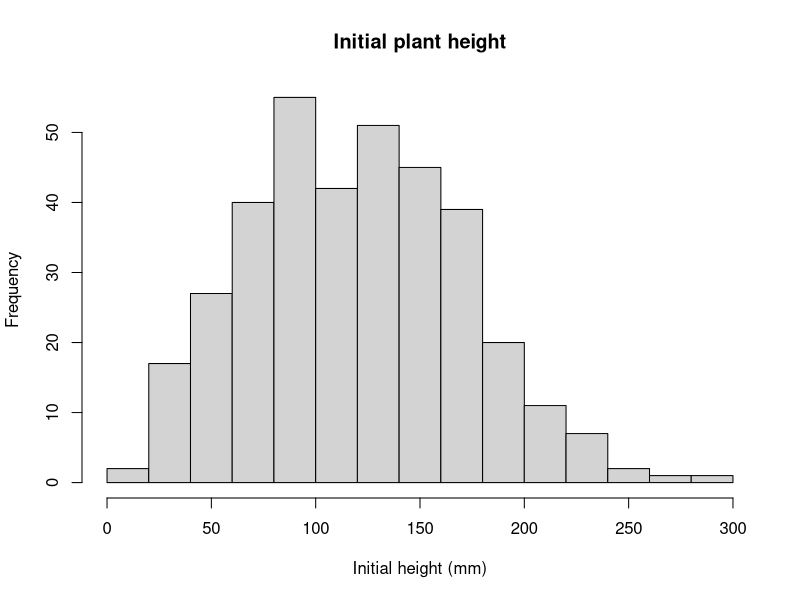
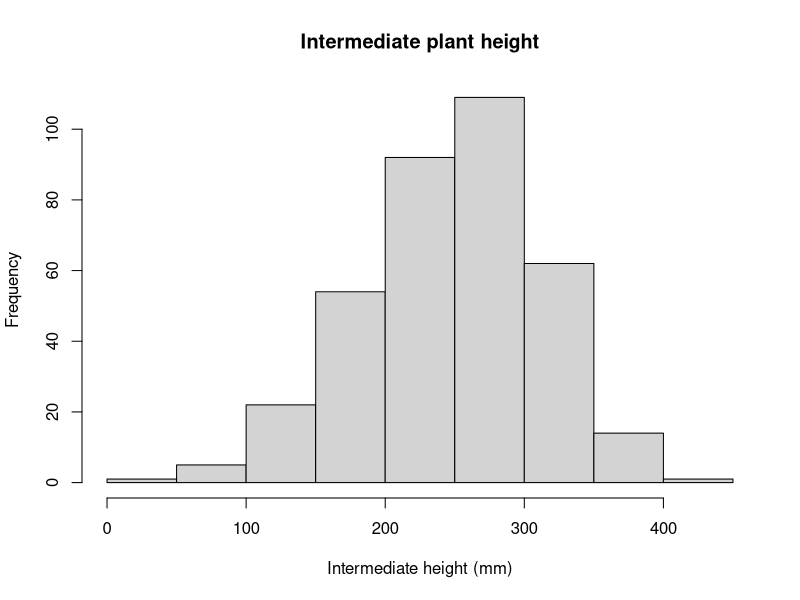
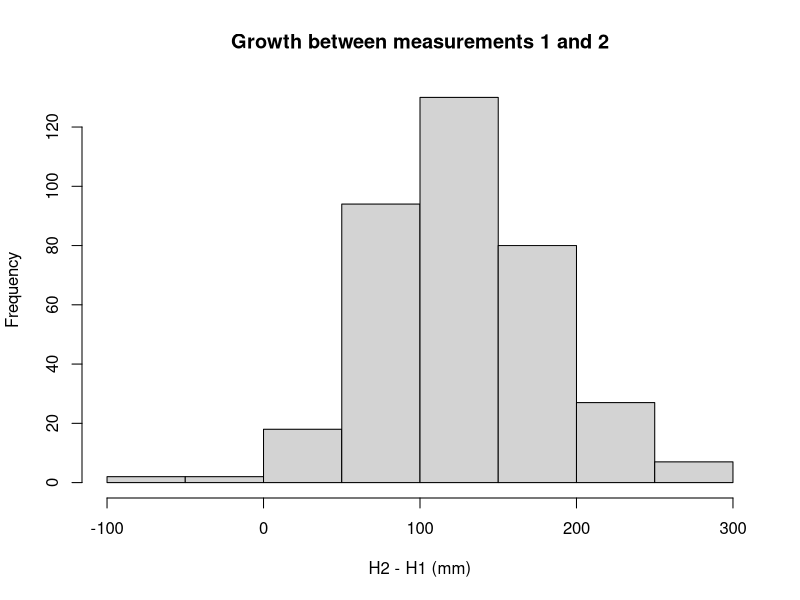
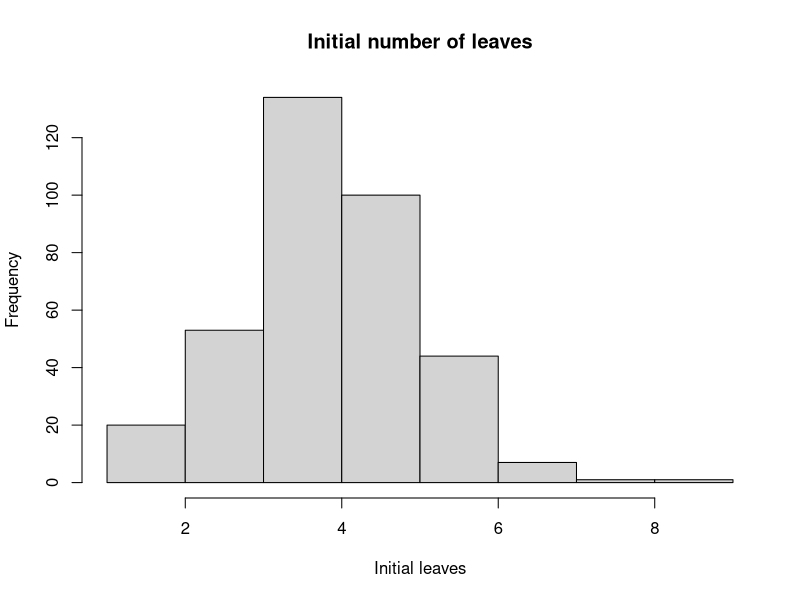
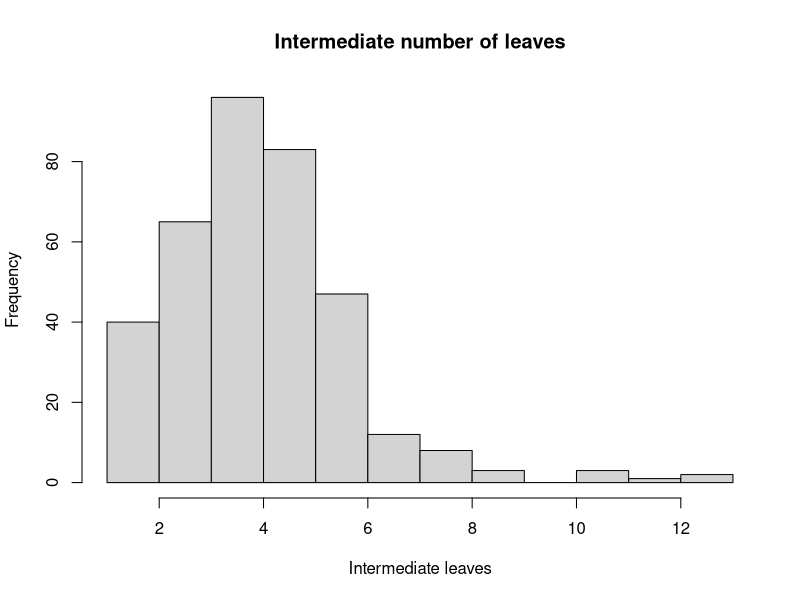
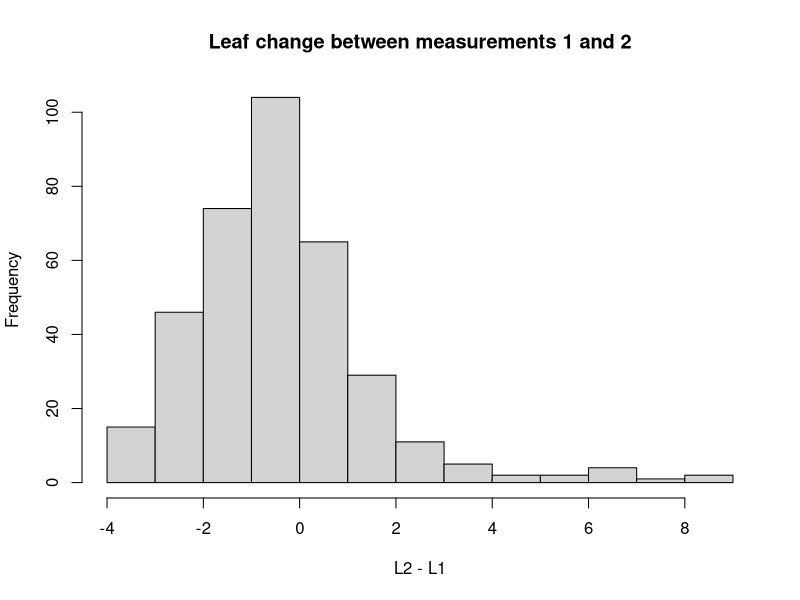
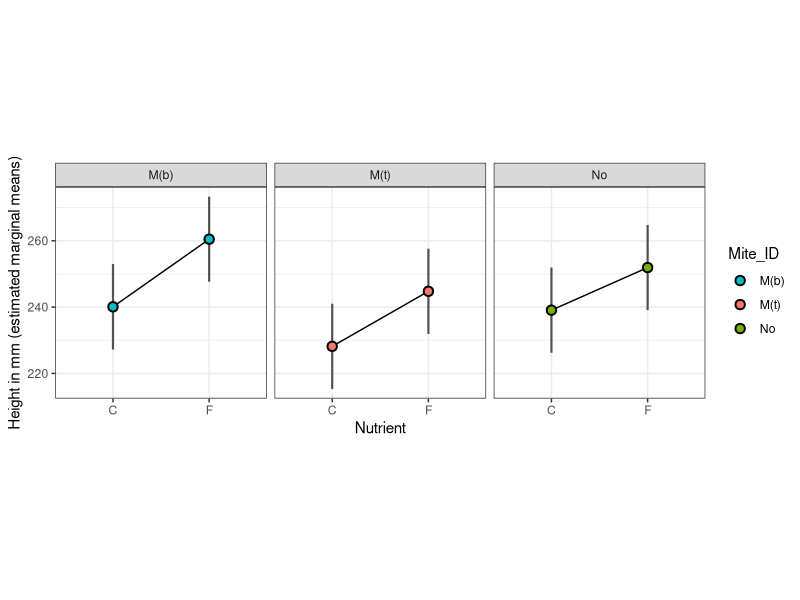
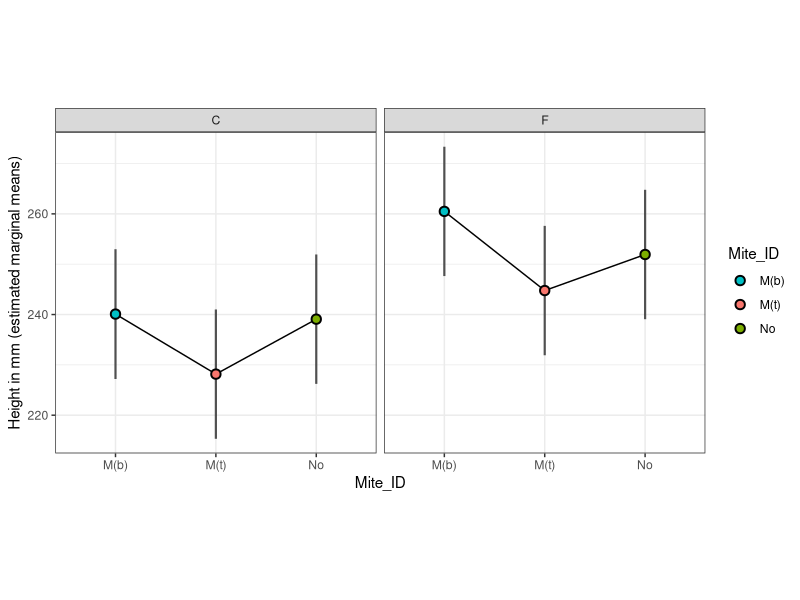

These charts were generated, in order, by the following R code:
## ---- chunk 1
knitr::opts_chunk$set(echo = TRUE, warning = FALSE, message = FALSE)
## ---- chunk 2
library(tidyverse)
library(lme4)
library(car)
library(emmeans)
## ---- chunk 3
data <- read.csv("data/data2.csv", sep = ";", na.strings = "NA") %>%
  mutate(Mite_ID = factor(Mite_ID),
         # growth between measurements
         H1_H2 = P_height_2 - P_height,
         H2_H3 = P_height_3 - P_height_2,
         L1_L2 = P_leaves_2 - P_leaves,
         L2_L3 = P_leaves_3 - P_leaves_2,
         P1_P2 = P_pistil_VIZ_2 - P_pistil_VIZ,
         P2_P3 = P_pistil_VIZ_3 - P_pistil_VIZ_2)
## ---- chunk 4
# Measurements from one time point (n = 1, 2 or 3)
timepoint <- function(n, week) {
  sfx <- if (n == 1) "" else paste0("_", n)
  data.frame(
    ID = data$ID, Block = data$Block, Pot = data$Pot, Plant = data$Plant,
    Nutrient = data$Nutrient, Mite_ID = data$Mite_ID, Replica = data$Replica,
    Ecosystem = data$Ecosystem,
    Date   = data[[paste0("Date_", n)]],
    Leaves = data[[paste0("P_leaves", sfx)]],
    Height = data[[paste0("P_height", sfx)]],
    Pistil = data[[paste0("P_pistil_VIZ", sfx)]],
    Mites  = data[[paste0("Mite_N", sfx)]],
    Week   = week
  )
}

d1 <- timepoint(1, "W4")
d2 <- timepoint(2, "W6")
d3 <- timepoint(3, "W7")

# All time points (used for descriptive plots)
dt <- bind_rows(d1, d2, d3) %>% mutate(Week = factor(Week))

# Weeks 6 and 7, with week-4 values as the initial (baseline) measurement
dt2 <- bind_rows(d2, d3)
baseline <- d1 %>% select(ID, InLeaves = Leaves, InHeight = Height)
dt3 <- inner_join(dt2, baseline, by = "ID")

# Only plants that received mites
dt_mites <- dt3 %>% filter(Mite_ID != "No")

# Total mites per pot, for plants with mites
count_block <- data %>%
  filter(Mite_ID != "No") %>%
  group_by(Block, Mite_ID, Nutrient, Ecosystem, Pot) %>%
  summarise(Mite_total2 = sum(Mite_N_2),
            Mite_total3 = sum(Mite_N_3),
            .groups = "drop")
## ---- chunk 5
# Histogram + Shapiro-Wilk test
check_normality <- function(x, title, xlab) {
  hist(x, main = title, xlab = xlab)
  shapiro.test(x)
}

# Estimated marginal means with 95% CI, one panel per level of `panel`
mite_colours <- c("#00BFC4", "#F8766D", "#7CAE00", "#C77CFF", "#FFC300")

plot_emmeans <- function(means, x, panel, ylab, dodge = -0.2) {
  ggplot(means, aes(x = .data[[x]], y = emmean, group = .data[[panel]])) +
    facet_wrap(reformulate(panel), ncol = 4) +
    geom_errorbar(aes(ymin = lower.CL, ymax = upper.CL), colour = "black",
                  width = 0, linewidth = 0.75, alpha = 0.66,
                  position = position_dodge(dodge)) +
    geom_line() +
    geom_point(aes(fill = Mite_ID), shape = 21, size = 2.5, stroke = 1,
               position = position_dodge(dodge)) +
    ylab(ylab) +
    scale_fill_manual(values = mite_colours) +
    theme_bw() + theme(aspect.ratio = 1)
}
## ---- chunk 6
check_normality(data$P_height,   "Initial plant height",      "Initial height (mm)")
check_normality(data$P_height_2, "Intermediate plant height", "Intermediate height (mm)")
check_normality(data$H1_H2,      "Growth between measurements 1 and 2", "H2 - H1 (mm)")
## ---- chunk 7
check_normality(data$P_leaves,   "Initial number of leaves",      "Initial leaves")
check_normality(data$P_leaves_2, "Intermediate number of leaves", "Intermediate leaves")
check_normality(data$L1_L2,      "Leaf change between measurements 1 and 2", "L2 - L1")
## ---- chunk 8
model1 <- lmer(Height ~ InHeight + Nutrient * Mite_ID + (1 | Week/Ecosystem), data = dt3)
Anova(model1, type = "III", test.statistic = "F")
summary(model1)

means_height <- as.data.frame(emmeans(model1, specs = pairwise ~ Nutrient * Mite_ID)$emmeans)
means_height

# 1. Effect in each group
by_group <- as.data.frame(pairs(emmeans(model1, ~ Nutrient | Mite_ID)))
by_group$effect <- -by_group$estimate
by_group[, c("Mite_ID", "effect", "p.value")]

# 2. Average effect by hand: the mean of the group effects
mean(by_group$effect)

# 3. The same average with emmeans, which also gives the P value
pairs(emmeans(model1, ~ Nutrient))
## ---- chunk 9
plot_emmeans(means_height, x = "Nutrient", panel = "Mite_ID",
             ylab = "Height in mm (estimated marginal means)")
plot_emmeans(means_height, x = "Mite_ID", panel = "Nutrient",
             ylab = "Height in mm (estimated marginal means)")
## ---- chunk 10
model2 <- lmer(Leaves ~ InLeaves + Nutrient * Mite_ID + (1 | Week/Ecosystem), data = dt3)
Anova(model2, type = "III", test.statistic = "F")
summary(model2)

means_leaves <- as.data.frame(emmeans(model2, specs = pairwise ~ Nutrient * Mite_ID)$emmeans)
means_leaves

# Fertiliser effect within each mite group (the interaction is significant)
pairs(emmeans(model2, ~ Nutrient | Mite_ID))
## ---- chunk 11
plot_emmeans(means_leaves, x = "Nutrient", panel = "Mite_ID",
             ylab = "Total leaves (estimated marginal means)")
plot_emmeans(means_leaves, x = "Mite_ID", panel = "Nutrient",
             ylab = "Total leaves (estimated marginal means)")
## ---- chunk 12
model3 <- lmer(Pistil ~ Nutrient * Mite_ID + (1 | Week/Ecosystem), data = dt3,
               control = lmerControl(optimizer = "bobyqa"))
Anova(model3, type = "III", test.statistic = "F")
summary(model3)

means_pistil <- as.data.frame(emmeans(model3, specs = pairwise ~ Nutrient * Mite_ID)$emmeans)
means_pistil

# 1. Effect in each group
by_group <- as.data.frame(pairs(emmeans(model3, ~ Nutrient | Mite_ID)))
by_group$effect <- -by_group$estimate
by_group[, c("Mite_ID", "effect", "p.value")]

# 2. Average effect by hand: the mean of the group effects
mean(by_group$effect)

# 3. The same average with emmeans, which also gives the P value
pairs(emmeans(model3, ~ Nutrient))
## ---- chunk 13
plot_emmeans(means_pistil, x = "Nutrient", panel = "Mite_ID",
             ylab = "Total pistils (estimated marginal means)")
plot_emmeans(means_pistil, x = "Mite_ID", panel = "Nutrient",
             ylab = "Total pistils (estimated marginal means)")
## ---- chunk 14
model4 <- lmer(Mites ~ Nutrient * Mite_ID + (1 | Week/Ecosystem), data = dt_mites)
Anova(model4, type = "III", test.statistic = "F")
summary(model4)

means_mites <- as.data.frame(emmeans(model4, specs = pairwise ~ Nutrient * Mite_ID)$emmeans)
means_mites

# 1. Effect in each group
by_group <- as.data.frame(pairs(emmeans(model4, ~ Mite_ID | Nutrient)))
by_group$effect <- by_group$estimate
by_group[, c("Nutrient", "effect", "p.value")]

# 2. Average effect by hand: the mean of the group effects
mean(by_group$effect)

# 3. The same average with emmeans, which also gives the P value
pairs(emmeans(model4, ~ Mite_ID))

# Fertiliser averaged over mite origin
pairs(emmeans(model4, ~ Nutrient))
## ---- chunk 15
plot_emmeans(means_mites, x = "Nutrient", panel = "Mite_ID",
             ylab = "Number of mites (estimated marginal means)")
plot_emmeans(means_mites, x = "Mite_ID", panel = "Nutrient",
             ylab = "Number of mites (estimated marginal means)")
## ---- chunk 16
boxplot_by_week <- function(df, y, fill = NULL) {
  mapping <- if (is.null(fill)) aes(x = Nutrient, y = .data[[y]])
             else aes(x = Nutrient, y = .data[[y]], fill = .data[[fill]])
  ggplot(df, mapping) +
    geom_boxplot() +
    facet_grid(cols = vars(Week))
}

boxplot_by_week(dt,  "Height")
boxplot_by_week(dt,  "Height", fill = "Mite_ID")
boxplot_by_week(dt,  "Leaves")
boxplot_by_week(dt,  "Leaves", fill = "Mite_ID")
boxplot_by_week(dt2, "Pistil")
boxplot_by_week(dt2, "Pistil", fill = "Mite_ID")
boxplot_by_week(dt2, "Mites")
boxplot_by_week(dt2, "Mites",  fill = "Mite_ID")
## ---- chunk 17
ggplot(count_block, aes(x = Nutrient, y = Mite_total2)) +
  geom_boxplot() + facet_grid(cols = vars(Mite_ID)) +
  ylab("Total mites per pot (measurement 2)")

ggplot(count_block, aes(x = Nutrient, y = Mite_total3)) +
  geom_boxplot() + facet_grid(cols = vars(Mite_ID)) +
  ylab("Total mites per pot (measurement 3)")
